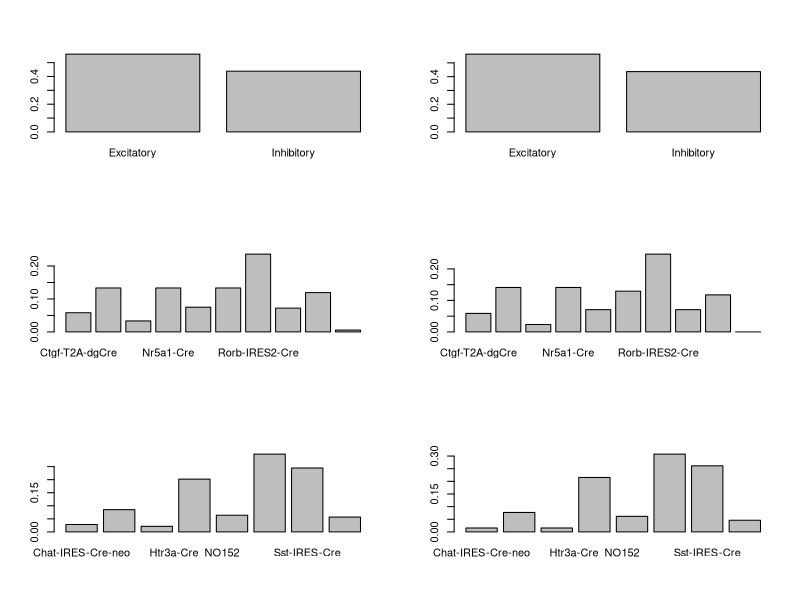
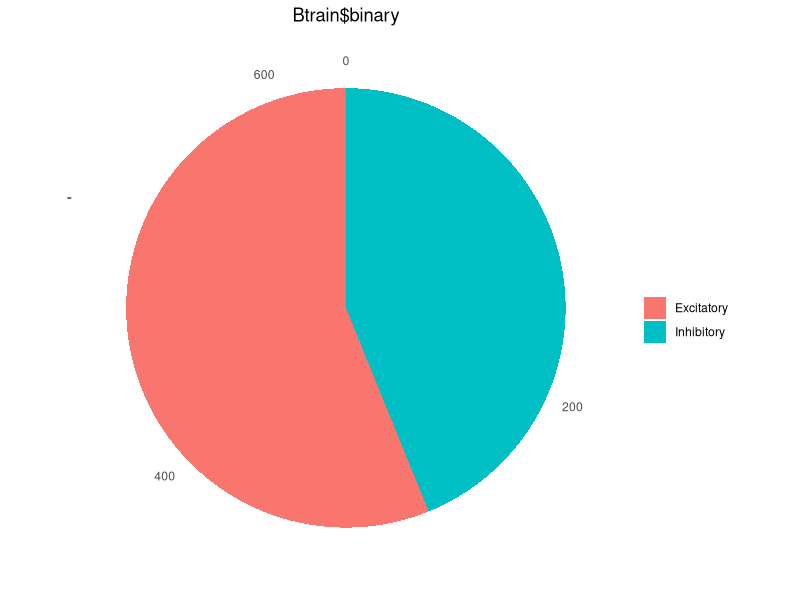
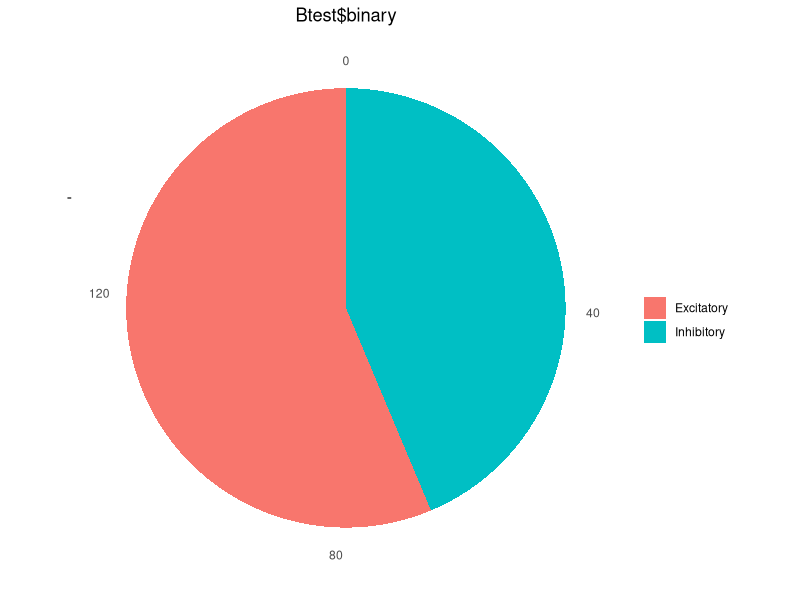
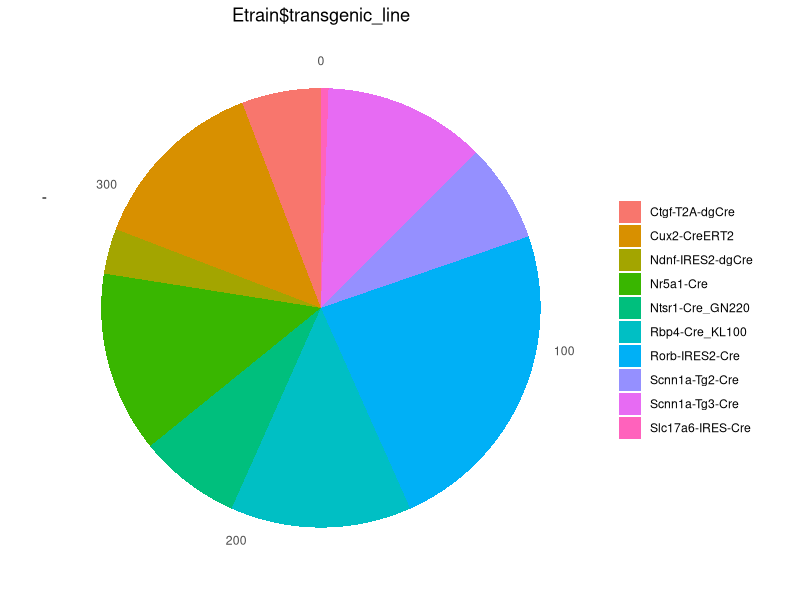
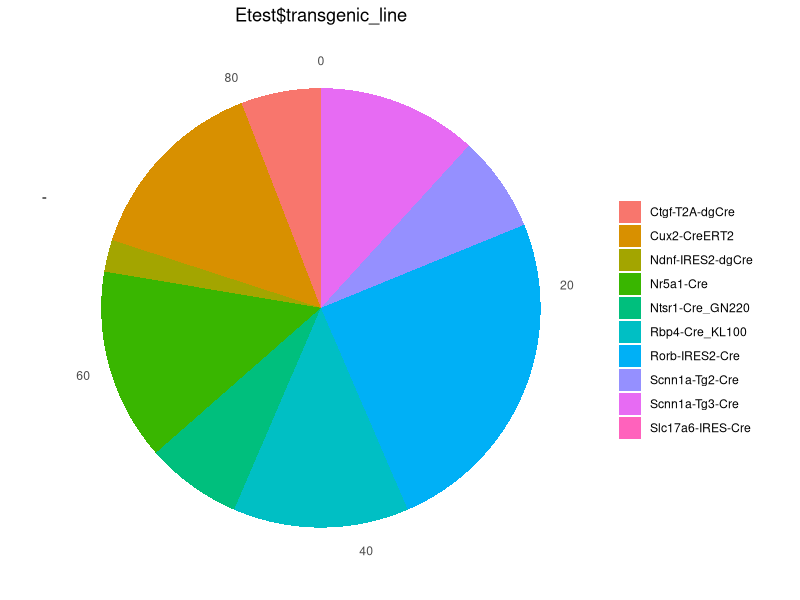
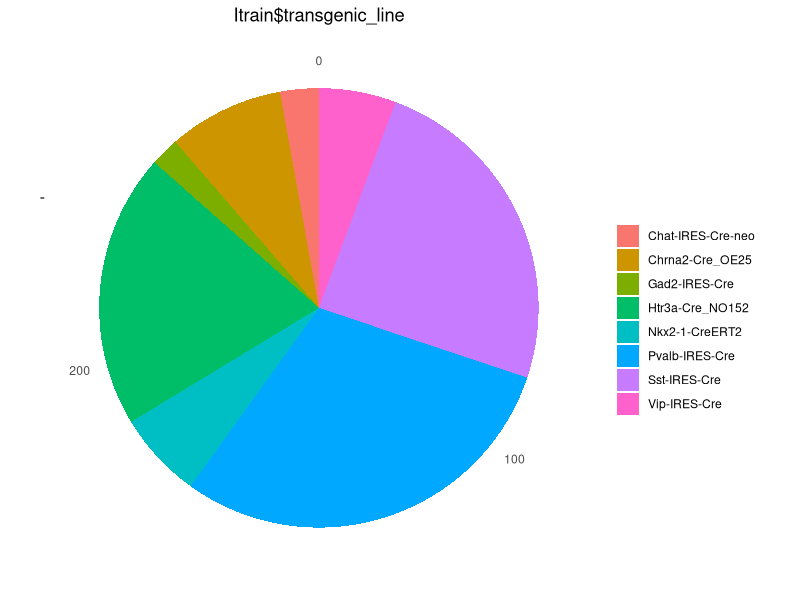
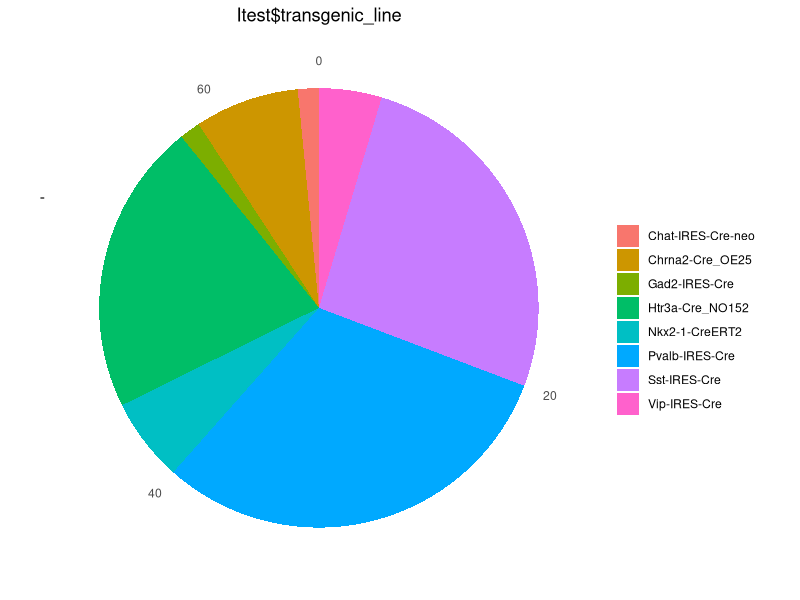

Write the R code that produced these figures, in order.
## ---- chunk 1
setwd("/media/hyunsu/data HDD/01.Data&Analysis/clustering_allen_neuron/Data_prep")
cre <- read.csv("ephys_data_cre.csv",header=T)
cre_na_omitted <- na.omit(cre)
cre_na_omitted <- cre_na_omitted[-43] # cre_reporter_status 제거
## ---- chunk 2
Bset <- cre_na_omitted[-42]   # binary raw data
Eset <- subset(cre_na_omitted[-44],cre_na_omitted$binary_neuron=="Excitatory")
Iset <- subset(cre_na_omitted[-44],cre_na_omitted$binary_neuron=="Inhibitory")
Eset$transgenic_line <- factor(Eset$transgenic_line)  # Transgenic(Excitatory) raw data
Iset$transgenic_line <- factor(Iset$transgenic_line)  # Transgenic(Inhibitory) raw data
## ---- chunk 3
# install.packages("caret", repos = "http://cran.r-project.org", dependencies = c("Depends", "Imports", "Suggests"))
library(caret)
BindexTrain <- createDataPartition(Bset$binary_neuron, p = .8, list = F)
Btrain <- Bset[ BindexTrain, ]
Btest  <- Bset[-BindexTrain, ]

EindexTrain <- createDataPartition(Eset$transgenic_line, p = .8, list = F)
Etrain <- Eset[ EindexTrain, ]
Etest  <- Eset[-EindexTrain, ]

IindexTrain <- createDataPartition(Iset$transgenic_line, p = .8, list = F)
Itrain <- Iset[ IindexTrain, ]
Itest  <- Iset[-IindexTrain, ]
## ---- chunk 4
par(mfrow = c(3, 2))
barplot(prop.table(table(Btrain$binary))) 
barplot(prop.table(table(Btest$binary))) 
barplot(prop.table(table(Etrain$transgenic_line))) 
barplot(prop.table(table(Etest$transgenic_line))) 
barplot(prop.table(table(Itrain$transgenic_line))) 
barplot(prop.table(table(Itest$transgenic_line))) 
## ---- chunk 5
require(ggplot2)
Btrain_df <- as.data.frame(table(Btrain$binary))
theme_set(theme_classic())

DrawPieChart <- function(data_class){
  df <- as.data.frame(table(data_class))
  data_title <- deparse(substitute(data_class))
  return(ggplot(df, aes(x = "", y = Freq, fill = factor(data_class))) +
           geom_bar(width = 1, stat = "identity") +
           theme(axis.line = element_blank(), plot.title = element_text(hjust=0.5)) +
           labs(fill="", x=NULL, y=NULL, title= data_title) +
           coord_polar(theta = "y", start = 0))
}

Btra_pie <- DrawPieChart(Btrain$binary)
Btra_pie
Btes_pie <- DrawPieChart(Btest$binary)
Btes_pie
Etra_pie <- DrawPieChart(Etrain$transgenic_line)
Etra_pie
Etes_pie <- DrawPieChart(Etest$transgenic_line)
Etes_pie
Itra_pie <- DrawPieChart(Itrain$transgenic_line)
Itra_pie
Ites_pie <- DrawPieChart(Itest$transgenic_line)
Ites_pie
